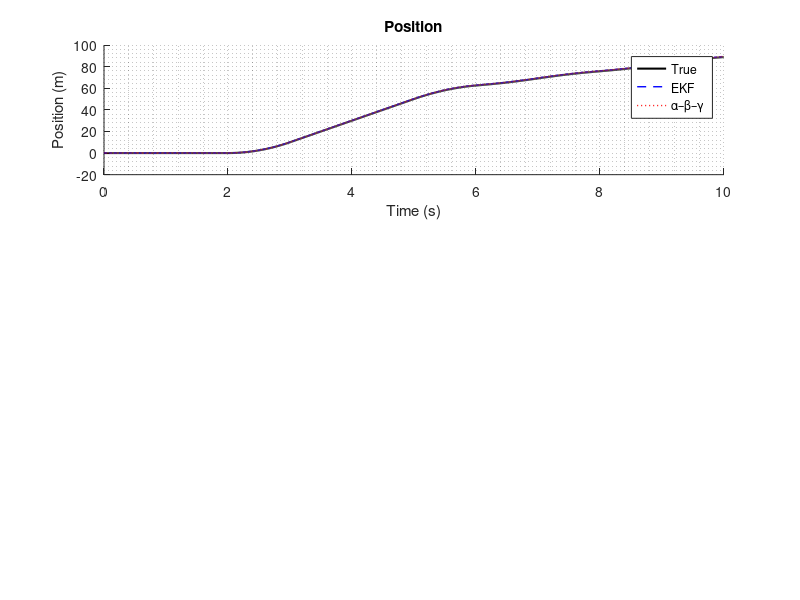

Reproduce this figure in MATLAB. (Note: this script raises an error after producing the figure.)
% Simulation Parameters
clear; clc;close all
dt = 0.005;              % Time step (s) ~200 Hz update rate
T = 10;                  % Total simulation time (s)
N = floor(T/dt);         % Number of simulation steps
time = (0:N-1)' * dt;    % Time vector

% True Target Trajectory (1D motion)
% Define a maneuvering target with piecewise acceleration:
% - 0 <= t < 2 s: steady motion (acc = 0)
% - 2 <= t < 3 s: rapid acceleration (acc = 20 m/s^2)
% - 3 <= t < 5 s: constant velocity (acc = 0)
% - 5 <= t < 6 s: deceleration (acc = -15 m/s^2)
% - 6 <= t <= 10 s: oscillatory maneuver
acc_true = zeros(N,1);
for k = 1:N
    t = time(k);
    if t < 2
        acc_true(k) = 0;
    elseif t < 3
        acc_true(k) = 20;
    elseif t < 5
        acc_true(k) = 0;
    elseif t < 6
        acc_true(k) = -15;
    else
        acc_true(k) = 5 * sin(2*pi*0.5*t);
    end
end

% Integrate acceleration to get velocity and position
vel_true = zeros(N,1);
pos_true = zeros(N,1);
for k = 2:N
    vel_true(k) = vel_true(k-1) + acc_true(k-1)*dt;
    pos_true(k) = pos_true(k-1) + vel_true(k-1)*dt + 0.5*acc_true(k-1)*dt^2;
end

% Simulated Measurements
% Measurement model: z = true position + bias + noise
% Bias is modeled as a linearly drifting offset.
b0 = 0;                      % Initial bias
bias_slope = 0.05;           % Bias drift (m/s)
bias_true = b0 + bias_slope * time;  % True bias over time

% White noise: Assume sigma = 0.1 m (adjust based on sensor specs)
sigma_noise = 0.1;
noise = sigma_noise * randn(N,1);

% Position measurements
z = pos_true + bias_true + noise;

% Extended Kalman Filter (EKF) Implementation
% Augmented state: x = [position; velocity; acceleration; bias]
% State transition (constant acceleration, bias assumed nearly constant):
%   x(k+1) = F*x(k) + w
F = [1 dt 0.5*dt^2 0;
     0 1  dt       0;
     0 0  1        0;
     0 0  0        1];
 
% Process noise covariance (allow changes in acceleration and bias)
q_acc = 10;        % Process noise variance for acceleration
q_bias = 0.001;    % Process noise variance for bias
Q = diag([0, 0, q_acc, q_bias]);

% Measurement model: z = H*x + v, where H = [1 0 0 1]
H = [1 0 0 1];
R = sigma_noise^2; % Measurement noise variance

% Initialization
ekf_est = zeros(4, N);
ekf_est(:,1) = [z(1); 0; 0; 0];  % Initialize using first measurement; others 0
P_k = eye(4);                   % Initial state covariance

% Run the EKF
for k = 2:N
    % Prediction step
    x_pred = F * ekf_est(:,k-1);
    P_pred = F * P_k * F' + Q;
    
    % Measurement update
    z_pred = H * x_pred;
    y_k = z(k) - z_pred;  % Innovation (residual)
    S = H * P_pred * H' + R;  % Innovation covariance
    K = P_pred * H' / S;      % Kalman gain
    
    % Update state and covariance
    x_upd = x_pred + K * y_k;
    P_k = (eye(4) - K * H) * P_pred;
    
    ekf_est(:,k) = x_upd;
end

% Alpha-Beta-Gamma (α–β–γ) Filter Implementation
% State: [position; velocity; acceleration]
% This filter does NOT account for bias.
abg_est = zeros(3, N);
abg_est(:,1) = [z(1); 0; 0];

% Tuning parameters (adjust based on performance needs)
alpha = 0.85;
beta = 0.005;
gamma = 0.0001;

% Run the α–β–γ filter
for k = 2:N
    % Prediction step (assume constant acceleration)
    x_pred_abg = abg_est(1,k-1) + abg_est(2,k-1)*dt + 0.5 * abg_est(3,k-1)*dt^2;
    v_pred_abg = abg_est(2,k-1) + abg_est(3,k-1)*dt;
    a_pred_abg = abg_est(3,k-1);
    
    % Compute measurement residual
    r = z(k) - x_pred_abg;
    
    % Update step
    abg_est(1,k) = x_pred_abg + alpha * r;
    abg_est(2,k) = v_pred_abg + (beta/dt) * r;
    abg_est(3,k) = a_pred_abg + (2*gamma/dt^2) * r;
end

% Performance Evaluation: Compute RMSE for each state
rmse_ekf = zeros(3,1);
rmse_abg = zeros(3,1);
% EKF (ignore the bias state for RMSE of physical states)
rmse_ekf(1) = sqrt(mean((ekf_est(1,:) - pos_true').^2));
rmse_ekf(2) = sqrt(mean((ekf_est(2,:) - vel_true').^2));
rmse_ekf(3) = sqrt(mean((ekf_est(3,:) - acc_true').^2));
% α–β–γ filter
rmse_abg(1) = sqrt(mean((abg_est(1,:) - pos_true').^2));
rmse_abg(2) = sqrt(mean((abg_est(2,:) - vel_true').^2));
rmse_abg(3) = sqrt(mean((abg_est(3,:) - acc_true').^2));

fprintf('EKF RMSE:\n  Position = %f\n  Velocity = %f\n  Acceleration = %f\n', rmse_ekf(1), rmse_ekf(2), rmse_ekf(3));
fprintf('Alpha-Beta-Gamma RMSE:\n  Position = %f\n  Velocity = %f\n  Acceleration = %f\n', rmse_abg(1), rmse_abg(2), rmse_abg(3));

% Plot Results

% Plot position
figure('Color','white','Position',[0 0 1000 1000]);
subplot(3,1,1);
hold on; grid minor;
plot(time, pos_true, 'k', 'LineWidth',1.5); hold on;
plot(time, ekf_est(1,:), 'b--', 'LineWidth',1);
plot(time, abg_est(1,:), 'r:', 'LineWidth',1);
title('Position');
legend('True', 'EKF', 'α–β–γ');
xlabel('Time (s)'); ylabel('Position (m)');
ax = gca;
ax.FontSize = 20;

% Plot velocity
subplot(3,1,2);
hold on; grid minor;
plot(time, vel_true, 'k', 'LineWidth',1.5); hold on;
plot(time, ekf_est(2,:), 'b--', 'LineWidth',1);
plot(time, abg_est(2,:), 'r:', 'LineWidth',1);
title('Velocity');
legend('True', 'EKF', 'α–β–γ');
xlabel('Time (s)'); ylabel('Velocity (m/s)');
ax = gca;
ax.FontSize = 20;

% Plot acceleration
subplot(3,1,3);
hold on; grid minor;
plot(time, acc_true, 'k', 'LineWidth',1.5); hold on;
plot(time, ekf_est(3,:), 'b--', 'LineWidth',1);
plot(time, abg_est(3,:), 'r:', 'LineWidth',1);
title('Acceleration');
legend('True', 'EKF', 'α–β–γ');
xlabel('Time (s)'); ylabel('Acceleration (m/s^2)');
ax = gca;
ax.FontSize = 20;

% Plot bias (EKF bias estimate vs. true bias)
figure('Color','white','Position',[2000 0 1000 1000]);
hold on; grid minor;
plot(time, bias_true, 'k', 'LineWidth',1.5); hold on;
plot(time, ekf_est(4,:), 'b--', 'LineWidth',1);
title('Measurement Bias');
legend('True Bias', 'EKF Bias Estimate');
xlabel('Time (s)'); ylabel('Bias (m)');